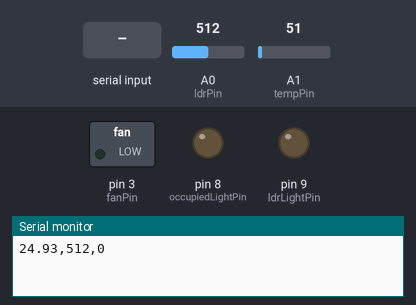
Recording of a sketch running on a simulated Arduino Uno, built with avr-gcc and run on an emulated ATmega328P. Parts: switched loads named in the sketch (green lamp = pin HIGH), output pins drawn as LEDs (lit = HIGH), the last lines printed to the serial monitor. The inputs (shaded band) are chosen by the test bench; at power-on: A0 (ldrPin) = 512, A1 (tempPin) = 51.

Above: at 1.2 s.
1.3 s: A0 (ldrPin) set to 309
6.2 s: A0 (ldrPin) set to 286
At 10.6 s:
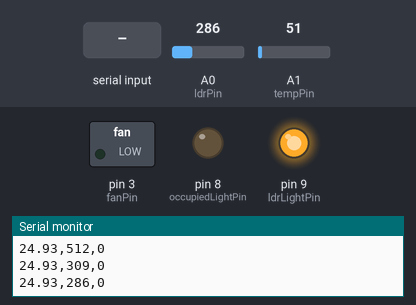
11.5 s: "1" received over Serial
At 15.6 s:
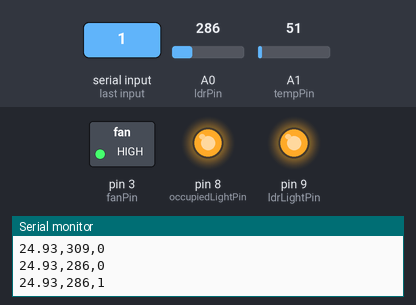
16.5 s: A1 (tempPin) set to 43
21.2 s: A1 (tempPin) set to 37
At 25.7 s:
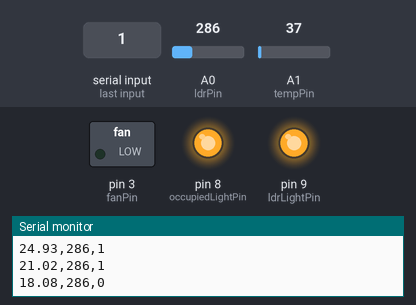
26.5 s: A0 (ldrPin) set to 306
At 30.7 s:
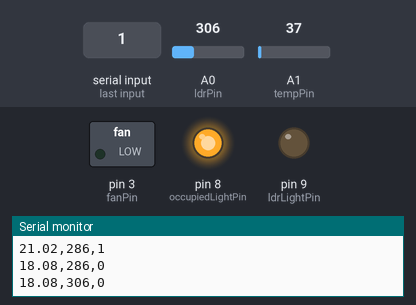
Timing chart, 0 to 32.2 s (numbered marks = the images above; inputs shaded):
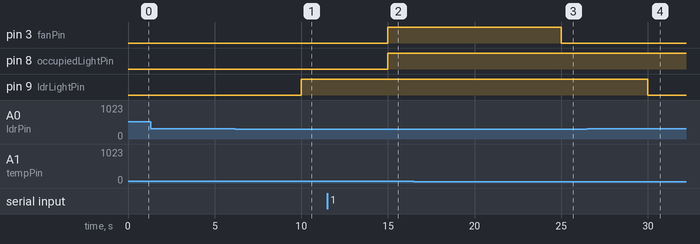

The sketch:

smartPowerManagement.ino
```cpp
const int ldrPin = A0;
const int tempPin = A1;

const int fanPin = 3;

const int occupiedLightPin = 8;   // Main room light
const int ldrLightPin = 9;        // LDR-controlled light

const int lightThreshold = 300;
const float tempThreshold = 20.0;

bool occupied = false;

// Main room light state
bool occupiedLightState = true;
// Assume light starts ON

void setup() {
  Serial.begin(9600);

  pinMode(fanPin, OUTPUT);
  pinMode(occupiedLightPin, OUTPUT);
  pinMode(ldrLightPin, OUTPUT);

  // Initial light state
  digitalWrite(occupiedLightPin, HIGH);
}

void loop() {

  // =========================================
  // 1. Read occupancy data from Python
  // =========================================
  if (Serial.available() > 0) {
    char data = Serial.read();

    if (data == '1') {
      occupied = true;
    }

    else if (data == '0') {
      occupied = false;
    }
  }

  // =========================================
  // 2. Read sensors
  // =========================================
  int ldrValue = analogRead(ldrPin);

  int voltage = analogRead(tempPin);
  float tempO =voltage* (5.0 / 1023.0);
  float tempC = tempO * 100;

  // =========================================
  // DEBUG OUTPUT

  // =========================================
  // LIGHT 1: Occupancy-controlled light
  // =========================================

  // If room becomes unoccupied,
  // force the light OFF
  if (!occupied) {
    occupiedLightState = false;
  }

  // If room becomes occupied again,
  // restore light ON
  else {
    occupiedLightState = true;
  }

  digitalWrite(occupiedLightPin, occupiedLightState);

  // =========================================
  // LIGHT 2: LDR-only light
  // =========================================

  if (ldrValue < lightThreshold) {
    digitalWrite(ldrLightPin, HIGH);
  }
  else {
    digitalWrite(ldrLightPin, LOW);
  }

  // =========================================
  // FAN: Occupancy + Temperature
  // =========================================

  if (occupied && tempC > tempThreshold) {
    digitalWrite(fanPin, HIGH);
  }
  else {
    digitalWrite(fanPin, LOW);
  }
  // =========================================
// SEND DATA TO PYTHON (Streamlit)
// Format: T, L, F
// =========================================

  Serial.print(tempC);
  Serial.print(",");
  Serial.print(ldrValue);
  Serial.print(",");
  Serial.println(digitalRead(fanPin));

  delay(5000);
}
```

Measured:
- the behaviour switches between 300 and 299 on A0 (ldrPin) (found by bisection; images 0 and 1)
- the behaviour switches between 41 and 40 on A1 (tempPin) (found by bisection; images 2 and 3)
- after the input at 6.2 s, pin 9 (ldrLightPin): LOW → HIGH after 3.8 s
- after the input at 11.5 s, pin 3 (fanPin), pin 8 (occupiedLightPin): LOW → HIGH after 3.5 s
- after the input at 21.2 s, pin 3 (fanPin): HIGH → LOW after 3.8 s
- after the input at 26.5 s, pin 9 (ldrLightPin): HIGH → LOW after 3.5 s
